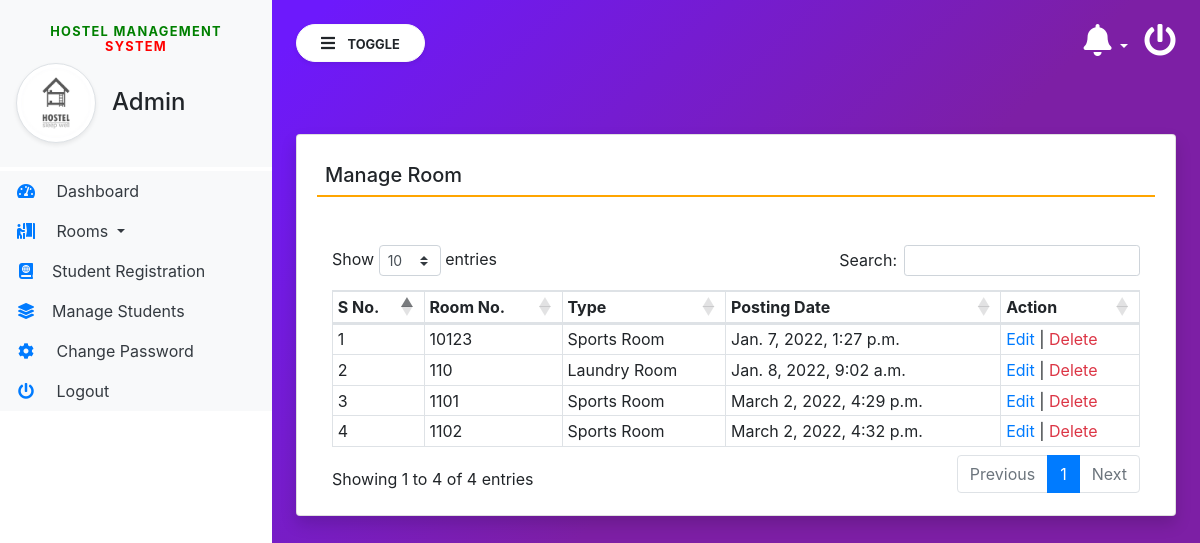
The page /manage_Room (signed in) on the database its author committed.
### hostel/models.py (models this page shows, shortened)
class Rooms(models.Model):
    ROOM_TYPES = (
        ('s', "Sports Room"),
        ('l', "Laundry Room"),
    )
    type = models.CharField(max_length=10, null=True, choices=ROOM_TYPES)
    room_no = models.CharField(max_length=100, null=True)
    posting_date = models.DateTimeField(auto_now_add=True)

### hostel/views.py (the view)
# urls.py: path('manage_Room', manage_Room, name='manage_Room'),
def manage_Room(request):
    if not request.user.is_authenticated:
        return redirect('admin_login')
    room = Rooms.objects.all()
    return render(request, 'manage_Room.html', locals())

### hostel/templates/manage_Room.html
{% extends 'admin_base.html' %}
{% block main  %}
<div class="card shadow mt-5">
    <div class="card-body">
        <h5 class="p-2" style="border-bottom: 2px solid orange;">Manage Room</h5>
        <div class="container-fluid mt-5">
            <table class="table table-bordered table-sm" id="example">
                <thead>
                <tr>
                    <th>S No.</th>
                    <th>Room No.</th>
                    <th>Type</th>
                    <th>Posting Date</th>
                    <th>Action</th>
                </tr>
                </thead>
                <tbody>
                  {% for i in room %}
                <tr>
                    <td>{{forloop.counter}}</td>
                    <td>{{i.room_no}}</td>
                    <td>{{i.get_type_display}}</td>
                    <td>{{i.posting_date}}</td>
                    <td><a href="{% url 'edit_Room' i.id %}" class="text-primary">Edit</a> |
                        <a href="{% url 'delete_Room' i.id %}" class="text-danger" onclick="return confirm('Are You Sure?')">Delete</a>
                    </td>
                </tr>
                  {% endfor %}
                </tbody>
            </table>
        </div>
    </div>
</div>
{% endblock %}

### hostel/templates/admin_base.html (shortened to what this page needs)
{% load static %}
<html lang="en">
<head>
    <link rel="stylesheet" href="https://maxcdn.bootstrapcdn.com/bootstrap/4.3.1/css/bootstrap.min.css">
    <link rel="stylesheet" href="https://use.fontawesome.com/releases/v5.6.3/css/all.css"
>
    <link rel="stylesheet" href="https://cdnjs.cloudflare.com/ajax/libs/twitter-bootstrap/4.5.2/css/bootstrap.css">
    <link rel="stylesheet" href="https://cdn.datatables.net/1.11.3/css/dataTables.bootstrap4.min.css">
    <link rel="stylesheet" type="text/css" href="{% static 'css/sidebar.css' %}">
</head>
<body>
<div class="vertical-nav bg-white" id="sidebar">
    <div class="py-4 px-3 mb-1 bg-light">
        <center><h4 class="font-weight-bold text-uppercase px-3 small dashboard-text"><span style="color: green">Hostel Management</span> <span style="color: red">System</span></h4></center>
        <div class="media d-flex align-items-center">
            <img src="{% static 'images/hostel.jpg' %}" width="80" height="80"
                 class="mr-3 rounded-circle img-thumbnail shadow-sm">
            <div class="media-body">
                <h4 class="mb-0">Admin</h4>
            </div>
        </div>
    </div>
    <ul class="nav flex-column bg-white">
        <li class="nav-item">
            <a href="{% url 'admin_home' %}" class="nav-link text-dark bg-light">
                <i class="fas fa-tachometer-alt fa-fw mr-3 text-primary"></i>
                Dashboard
            </a>
        </li>
        <li class="nav-item dropdown">
            <a class="nav-link dropdown-toggle text-dark bg-light" href="#" id="navbardrop" data-toggle="dropdown">
                <i class="fas fa-person-booth mr-3 text-primary fa-fw"></i> Rooms
            </a>
        </li>
        <li class="nav-item">
            <a href="{% url 'student_Registration' %}" class="nav-link text-dark bg-light">
                <i class="fas fa-atlas mr-3 text-primary fa-fw"></i>Student Registration
            </a>
        </li>
        <li class="nav-item">
            <a href="{% url 'manage_student' %}" class="nav-link text-dark bg-light">
                <i class="fas fa-layer-group mr-3 text-primary fa-fw"></i>Manage Students
            </a>
        </li>
        <li class="nav-item">
            <a href="{% url 'changePassword' %}" class="nav-link text-dark bg-light">
                <i class="fas fa-cog mr-3 text-primary fa-fw"></i>
                Change Password
            </a>
        </li>
        <li class="nav-item">
            <a href="/logout" class="nav-link text-dark bg-light">
                <i class="fas fa-power-off mr-3 text-primary fa-fw"></i>
                Logout
            </a>
        </li>
    </ul>
</div>
<div class="page-content p-4" id="content">
    <a href="/logout" title="logout" class="float-right text-white"><i class="fas fa-power-off fa-2x"></i></a>
    <div class="container">
        <div class="dropdown">
            <a href="" class="float-right text-white pr-3 dropdown-toggle" id="menu1" data-toggle="dropdown"><i class="fas fa-bell fa-2x"> </i>
            </a>
        </div>
    </div>
    <button id="sidebarCollapse" type="button" class="btn btn-light bg-white rounded-pill shadow-sm px-4 mb-4">
        <i class="fas fa-bars mr-2"></i>
        <small class="text-uppercase font-weight-bold">Toggle</small>
    </button>
    {% block main %}
    {% endblock %}
</div>
</body>
</html>

### hostel/static/css/sidebar.css (style rules this page uses)
body { background-image : linear-gradient(135.9deg,rgba(109,25,252,1) 16.4%,rgba(125,31,165,1) 56.1%); min-height:100vh; }
.vertical-nav { min-width : 17rem; width : 17rem; height:100vh; position:fixed; top:0; left:0; transition: all 0.4s; }
.page-content { width:calc(100% - 17rem); margin-left:17rem; transition:all 0.4s; }
.dashboard-text { letter-spacing : 0.1em; color : #aaa; }

### rows shown on the page
Rooms: room_no "10123", type "Sports Room", posting_date "Jan. 7, 2022, 1:27 p.m."
Rooms: room_no "110", type "Laundry Room", posting_date "Jan. 8, 2022, 9:02 a.m."
Rooms: room_no "1101", type "Sports Room", posting_date "March 2, 2022, 4:29 p.m."
Rooms: room_no "1102", type "Sports Room", posting_date "March 2, 2022, 4:32 p.m."
